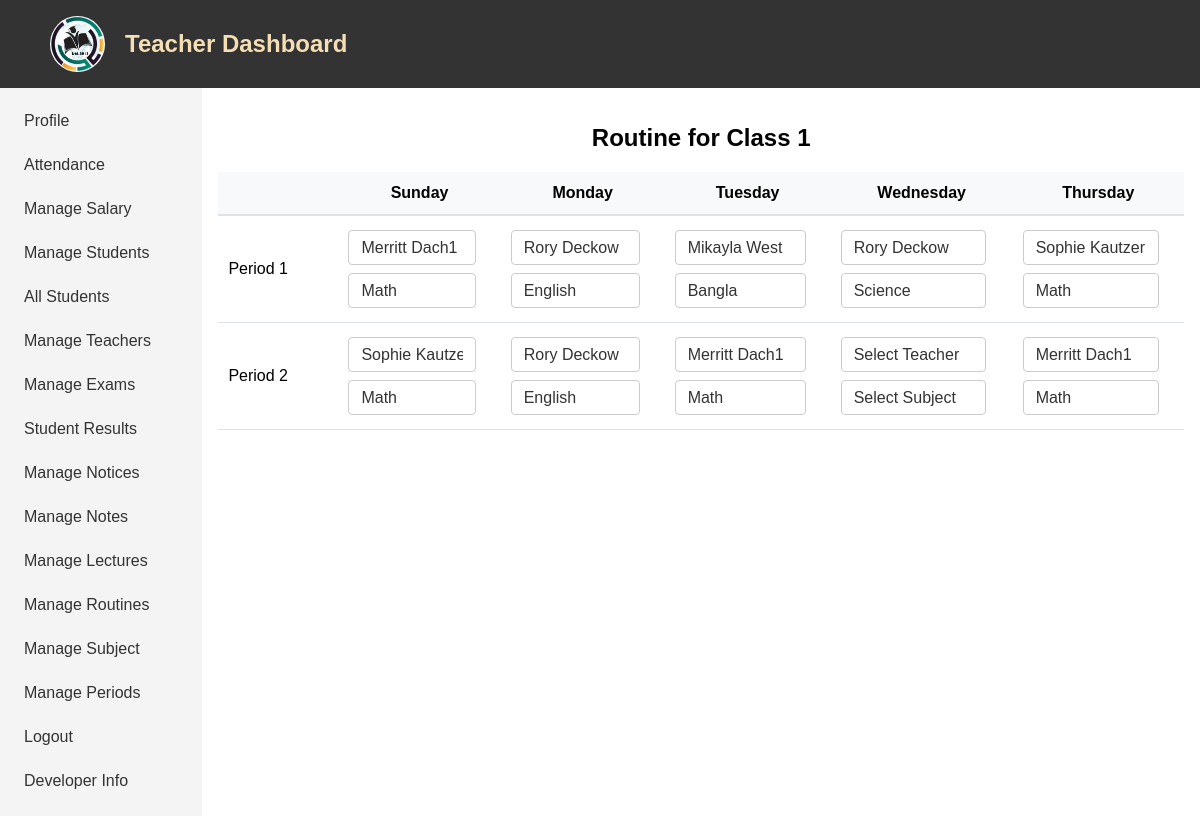
Page /routine/view/1/ (signed in) on the earlier database version.
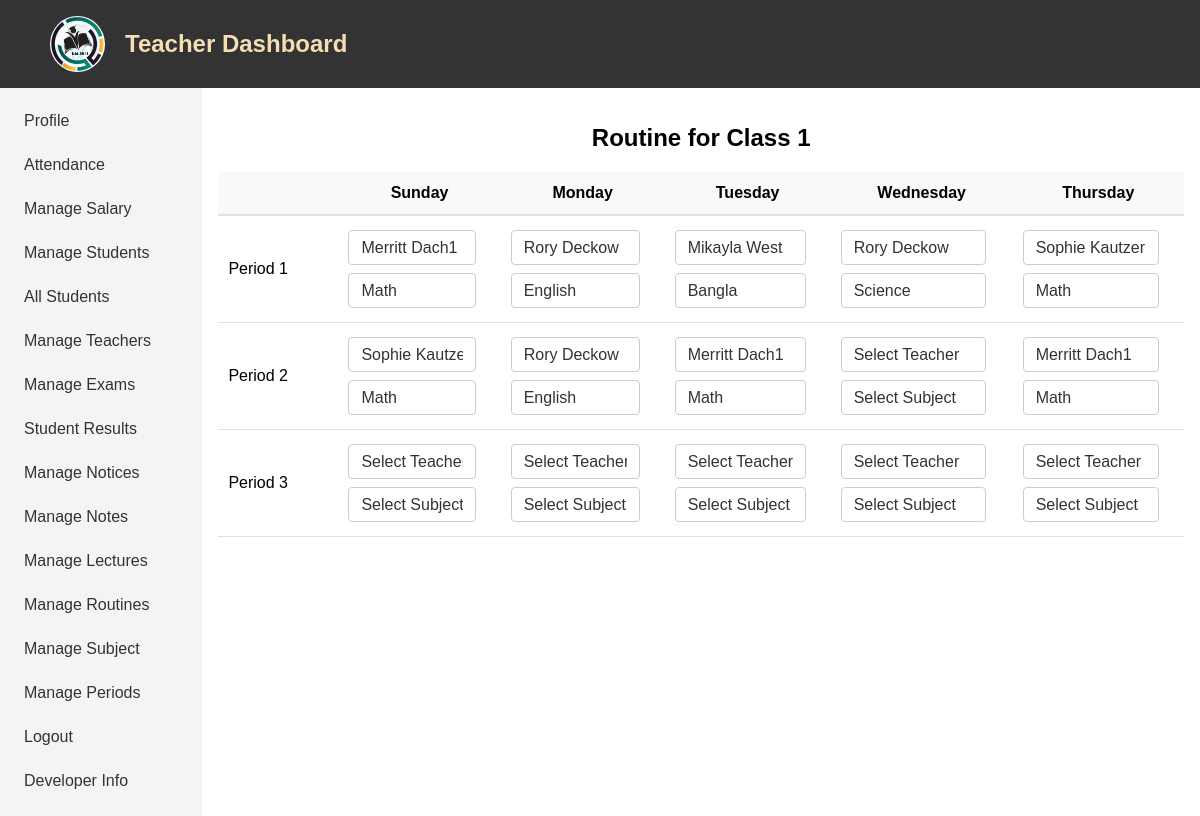
Same page on the later database version.
### app/models.py (models this page shows, shortened)
class Period(models.Model):
    period_number = models.PositiveIntegerField()
    start_time = models.CharField(max_length=20)
    end_time = models.CharField(max_length=20)

class Teacher(models.Model):
    user = models.OneToOneField(CustomUser, on_delete=models.CASCADE)
    name = models.CharField(max_length=255)
    phone = models.CharField(max_length=20)
    img = models.ImageField(upload_to='teacher_images/', blank=True, null=True)
    subject = models.CharField(max_length=50, null=True, blank=True)
    added_by = models.ForeignKey(CustomUser, related_name='teachers_added', on_delete=models.SET_NULL, null=True, blank=True)

class Routine(models.Model):
    DAY_CHOICES = [
        ('sunday', 'Sunday'),
        ('monday', 'Monday'),
        ('tuesday', 'Tuesday'),
        ('wednesday', 'Wednesday'),
        ('thursday', 'Thursday'),
    ]
    grade = models.CharField(max_length=50)
    day = models.CharField(max_length=9, choices=DAY_CHOICES)
    period = models.ForeignKey(Period, on_delete=models.CASCADE)
    teacher = models.ForeignKey(Teacher, on_delete=models.SET_NULL, null=True, blank=True)
    subject = models.ForeignKey(Subject, on_delete=models.CASCADE, null=True, blank=True)

class Subject(models.Model):
    subject = models.CharField(max_length=100)

### app/views.py (the view)
# urls.py: path('routine/view/<str:grade>/', views.view_routine, name='view_routine'),
@login_required(login_url='teacher_login')
@user_passes_test(lambda user: user.is_staff)
def view_routine(request, grade):
    periods = Period.objects.all()
    days = ['sunday', 'monday', 'tuesday', 'wednesday', 'thursday']
    routines = Routine.objects.filter(grade=grade)
    routines_dict = {}
    for routine in routines:
        routines_dict[routine.id] = (routine.period.id, routine.day)
    context = {
        'grade': grade,
        'periods': periods,
        'days': days,
        'routines': routines_dict,
        'teachers': Teacher.objects.all(),
        'subjects': Subject.objects.all(),
    }
    return render(request, 'view_routine.html', context)

### app/templatetags/tags.py (called while the page is built)
@register.simple_tag
def get_routine(period_id, day, grade):
    try:
        routine = Routine.objects.get(period_id=period_id, day=day, grade=grade)
        return routine
    except Routine.DoesNotExist:
        return None

### templates/view_routine.html (shortened to what this page needs)
{% extends 'base.html' %}
{% load tags %}
{% block content %}
<div class="main">
    <h2>Routine for Class {{ grade }}</h2>
    <table class="table">
        <thead>
            <tr>
                <th></th>
                <th>Sunday</th>
                <th>Monday</th>
                <th>Tuesday</th>
                <th>Wednesday</th>
                <th>Thursday</th>
            </tr>
        </thead>
        <tbody>
            {% for period in periods %}
            <tr>
                <td style="width: 100px;">Period {{ period.period_number }}</td>
                {% for day in days %}
                <td>
                    {% get_routine period.id day grade as routine %}
                    <select class="teacher-select" data-routine-id="{{ routine.id }}">
                        <option value="">Select Teacher</option>
                        {% for teacher in teachers %}
                            <option value="{{ teacher.id }}"
                                {% if routine.teacher and routine.teacher.id == teacher.id %}selected{% endif %}>
                                {{ teacher.name }}
                            </option>
                        {% endfor %}
                    </select>
                    <select class="subject-select" data-routine-id="{{ routine.id }}">
                        <option value="">Select Subject</option>
                        {% for subject in subjects %}
                            <option value="{{ subject.id }}"
                                {% if routine.subject and routine.subject.id == subject.id %}selected{% endif %}>
                                {{ subject.subject }}
                            </option>
                        {% endfor %}
                    </select>
                </td>
                {% endfor %}
            </tr>
            {% endfor %}
        </tbody>
    </table>
</div>
{% endblock %}

Differences in the rows shown:
added Period: period_number "3"
